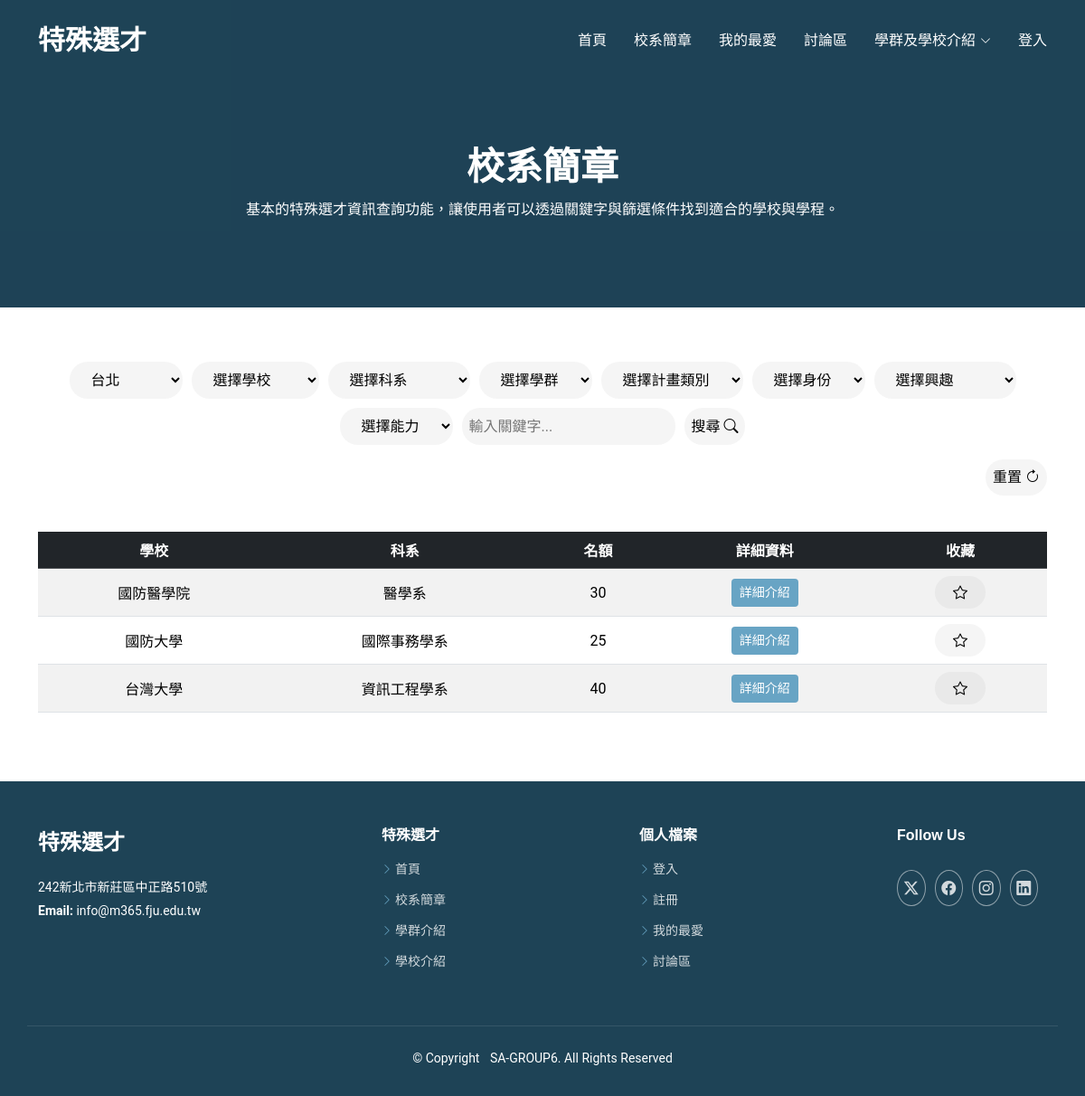
Screenshot of /Moderna/about.php?region=台北 with the database file from the repository.
### tables this page shows
CREATE TABLE `admi_thro_years` (
  `sch_num` varchar(20) NOT NULL,
  `school` varchar(20) NOT NULL,
  `dep` varchar(20) NOT NULL,
  `110` int(80) NOT NULL,
  `111` int(80) NOT NULL,
  `112` int(80) NOT NULL,
  `113` int(80) NOT NULL,
  `114` int(80) NOT NULL
);

CREATE TABLE `sch_description` (
  `Sch_num` varchar(20) NOT NULL,
  `School_Name` varchar(20) NOT NULL,
  `p_type` varchar(10) NOT NULL,
  `Department` varchar(20) NOT NULL,
  `Region` varchar(10) NOT NULL,
  `address` varchar(50) NOT NULL,
  `Disc_Cluster` varchar(10) NOT NULL,
  `Schol_Apti` varchar(10) DEFAULT NULL,
  `Exam_Item` varchar(20) DEFAULT NULL,
  `Talent` varchar(10) DEFAULT NULL,
  `ID` varchar(10) DEFAULT NULL,
  `Plan` varchar(10) DEFAULT NULL,
  `Quota` int(11) NOT NULL,
  `announce` varchar(100) DEFAULT NULL,
  `Contact` varchar(225) DEFAULT NULL,
  `link` varchar(225) DEFAULT NULL,
  `note` varchar(100) DEFAULT NULL
);

### Moderna/about.php (the view, shortened to what this page needs)
<?php include('header.php'); ?>
<!DOCTYPE html>
<html lang="zh-Hant">
<head>
  <link href="assets/vendor/bootstrap/css/bootstrap.min.css" rel="stylesheet">
  <link href="assets/vendor/bootstrap-icons/bootstrap-icons.css" rel="stylesheet">
  <link href="assets/vendor/aos/aos.css" rel="stylesheet">
  <link href="assets/vendor/glightbox/css/glightbox.min.css" rel="stylesheet">
  <link href="assets/vendor/swiper/swiper-bundle.min.css" rel="stylesheet">
  <link href="assets/css/main.css" rel="stylesheet">
</head>
<body class="about-page">
<main class="main">
  <div class="page-title dark-background">
    <div class="container position-relative">
      <h1>校系簡章</h1>
      <p>基本的特殊選才資訊查詢功能，讓使用者可以透過關鍵字與篩選條件找到適合的學校與學程。</p>
    </div>
  </div>
  <section id="about" class="about section">
    <div class="container">
    <?php
$servername = "localhost";
$username = "root";
$password = "";
$dbname = "sa-6";
$conn = new mysqli($servername, $username, $password, $dbname);
function getDistinctOptions($conn, $column, $table = "sch_description") {
  $sql = "SELECT DISTINCT `$column` FROM `$table` WHERE `$column` IS NOT NULL AND `$column` <> ''";
  $result = $conn->query($sql);
  $options = [];
  if ($result) {
      while ($row = $result->fetch_assoc()) {
          $options[] = $row[$column];
      }
  }
  return $options;
}
$regionOptions = getDistinctOptions($conn, 'Region');
$filters = [
    "q" => $_GET['q'] ?? "",
    "region" => $_GET['region'] ?? "",
    "department" => $_GET['department'] ?? "",
    "plan" => $_GET['plan'] ?? "",
    "schol_apti" => $_GET['schol_apti'] ?? "",
    "talent" => $_GET['talent'] ?? "",
    "ID" => $_GET['ID'] ?? "",
    "school_name" => $_GET['school_name'] ?? "",
    "disc_cluster" => $_GET['disc_cluster'] ?? ""
];
$sql = "SELECT sd.*, aty.110, aty.111, aty.112, aty.113, aty.114
        FROM sch_description sd
        LEFT JOIN admi_thro_years aty ON sd.Sch_num = aty.sch_num
        WHERE 1=1";
$params = [];
$types = "";
foreach ($filters as $key => $value) {
    if ($key !== "q" && !empty($value)) {
        $sql .= " AND $key = ?";
        $params[] = $value;
        $types .= "s";
    }
}
$stmt = $conn->prepare($sql);
if (!empty($params)) {
    $stmt->bind_param($types, ...$params);
}
$stmt->execute();
$result = $stmt->get_result();
$results = $result ? $result->fetch_all(MYSQLI_ASSOC) : [];
?>
<div class="filter-container">
<form method="GET" action="" class="filter-form">
    <select name="region">
        <?php foreach ($regionOptions as $option): ?>
            <option value="<?= htmlspecialchars($option) ?>" <?= ($filters["region"] == $option) ? "selected" : "" ?>>
                <?= htmlspecialchars($option) ?>
            </option>
        <?php endforeach; ?>
    </select>
    <select name="school_name">
        <option value="">選擇學校</option>
    </select>
    <select name="department">
        <option value="">選擇科系</option>
    </select>
    <select name="disc_cluster">
        <option value="">選擇學群</option>
    </select>
    <select name="plan">
        <option value="">選擇計畫類別</option>
    </select>
    <select name="ID">
        <option value="">選擇身份</option>
    </select>
    <select name="schol_apti">
        <option value="">選擇興趣</option>
    </select>
    <select name="talent">
        <option value="">選擇能力</option>
    </select>
    <input type="text" name="q" value="<?= htmlspecialchars($filters['q']) ?>" placeholder="輸入關鍵字..." class="search-input">
    <button type="submit" class="search-button">搜尋 <i class="bi bi-search"></i></button>
</form>
</div>
      <div style="display: flex; justify-content: flex-end;">
        <form method="GET" >
        <button type="submit" class="clear-button">重置 <i class="bi bi-arrow-clockwise"></i></button>
        </form>
       </div>
<?php if (!empty($results)): ?>
<table class="table table-striped table-hover align-middle text-center mt-4">
  <thead class="table-dark">
    <tr><th>學校</th><th>科系</th><th>名額</th><th>詳細資料</th><th>收藏</th></tr>
  </thead>
  <tbody>
<?php foreach ($results as $row): ?>
<tr>
  <td><?= htmlspecialchars($row['School_Name']); ?></td>
  <td><?= htmlspecialchars($row['Department']); ?></td>
  <td><?= htmlspecialchars($row['Quota']); ?></td>
  <td>
  <a href="school_detail.php?sch_num=<?= urlencode($row['Sch_num']) ?>" class="btn btn-sm" style="background-color: var(--accent-color); color:white;">
  詳細介紹
</a>
        </td>
        <td>
<button class="favorite-btn" style="background-color:none"
  data-sch-num="<?php echo $row['Sch_num']; ?>"
  onclick="toggleStar(this)">
  <i class="bi bi-star"></i>
</button>
</tr>
<?php endforeach; ?>
</tbody></table>
<?php else: ?>
<p>沒有找到相關結果。</p>
<?php endif; ?>
</div></section>
</main>
<?php include('footer.php'); ?>
</body>
</html>

### Moderna/assets/css/main.css (style rules this page uses)
:root { --default-font: "Roboto", system-ui, -apple-system, "Segoe UI", Roboto, "Helvetica Neue", Arial, "Noto Sans", "Liberation Sans", sans-serif, "Apple Color Emoji", "Segoe UI Emoji", "Segoe UI Symbol", "Noto Color Emoji"; --heading-font: "Raleway", sans-serif; --nav-font: "Poppins", sans-serif; }
:root { --background-color: #ffffff; --default-color: #555555; --heading-color: #1e4356; --accent-color: #68a4c4; --surface-color: #ffffff; --contrast-color: #ffffff; }
:root { --nav-color: #ffffff; --nav-hover-color: #68a4c4; --nav-mobile-background-color: #ffffff; --nav-dropdown-background-color: #ffffff; --nav-dropdown-color: #555555; --nav-dropdown-hover-color: #68a4c4; }
.dark-background { --background-color: #1e4356; --default-color: #ffffff; --heading-color: #ffffff; --surface-color: #284e62; --contrast-color: #ffffff; }
:root { scroll-behavior: smooth; }
body { color: var(--default-color); background-color: var(--background-color); font-family: var(--default-font); }
a { color: var(--accent-color); text-decoration: none; transition: 0.3s; }
h1, h2, h3, h4, h5, h6 { color: var(--heading-color); font-family: var(--heading-font); }
.page-title { color: var(--default-color); background-color: var(--background-color); padding: 160px 0 80px 0; text-align: center; position: relative; }
.page-title:before { content: ""; background-color: color-mix(in srgb, var(--background-color), transparent 50%); position: absolute; inset: 0; }
.page-title h1 { font-size: 42px; font-weight: 700; margin-bottom: 10px; }
section, .section { color: var(--default-color); background-color: var(--background-color); padding: 60px 0; scroll-margin-top: 90px; overflow: clip; }

### Moderna/about.php (style rules this page uses)
.filter-form { display: flex; flex-wrap: wrap; gap: 10px; justify-content: center; }
.search-button, .clear-button { background-color: color-mix(in srgb, var(--default-color), transparent 94%); border-radius: 20px; padding: 8px; }
.search-input { border-radius: 20px; padding: 8px; border: none; background-color: color-mix(in srgb, var(--default-color), transparent 94%); }
select, button { border-radius: 20px; padding: 10px 20px; border: 0; background-color: color-mix(in srgb, var(--default-color), transparent 94%); }

### rows the page displays
admi_thro_years: sch_num.School_Name "國防醫學院", sch_num.Department "醫學系", sch_num.Quota "30"
admi_thro_years: sch_num.School_Name "國防大學", sch_num.Department "國際事務學系", sch_num.Quota "25"
admi_thro_years: sch_num.School_Name "台灣大學", sch_num.Department "資訊工程學系", sch_num.Quota "40"

### other values shown
form field region "台北"
